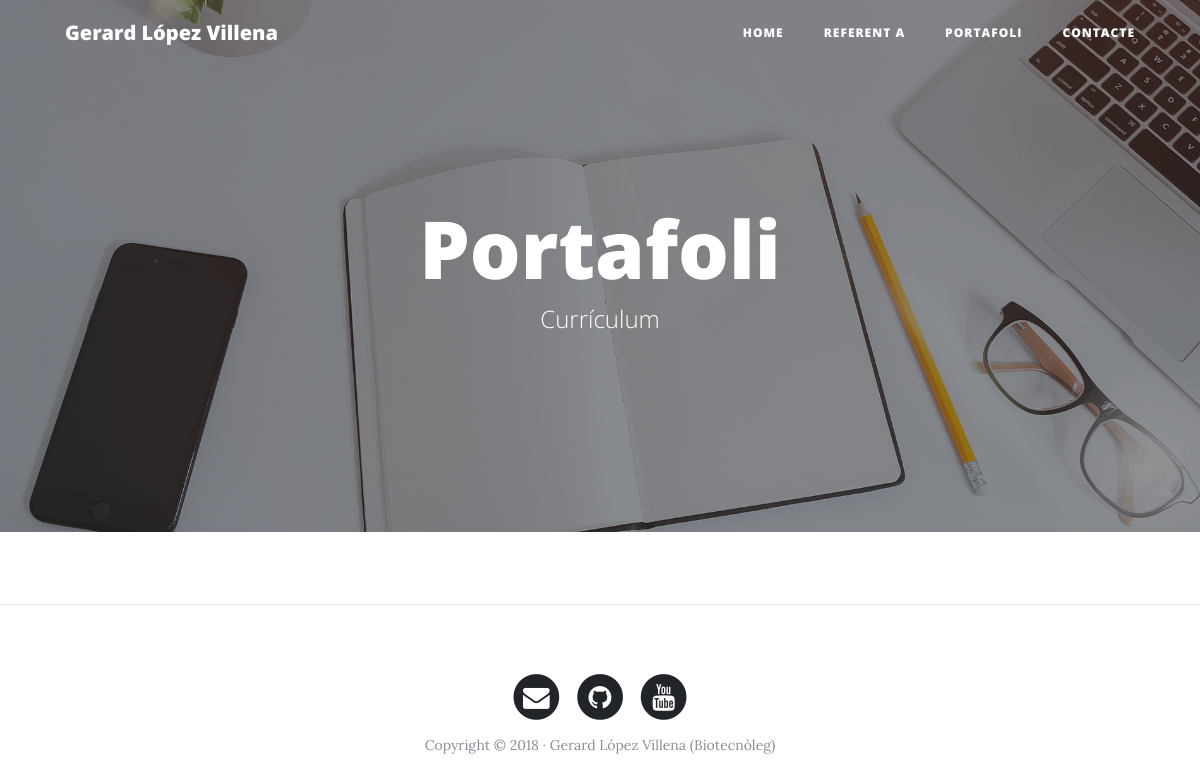
Page /portfolio/ on the earlier database version.
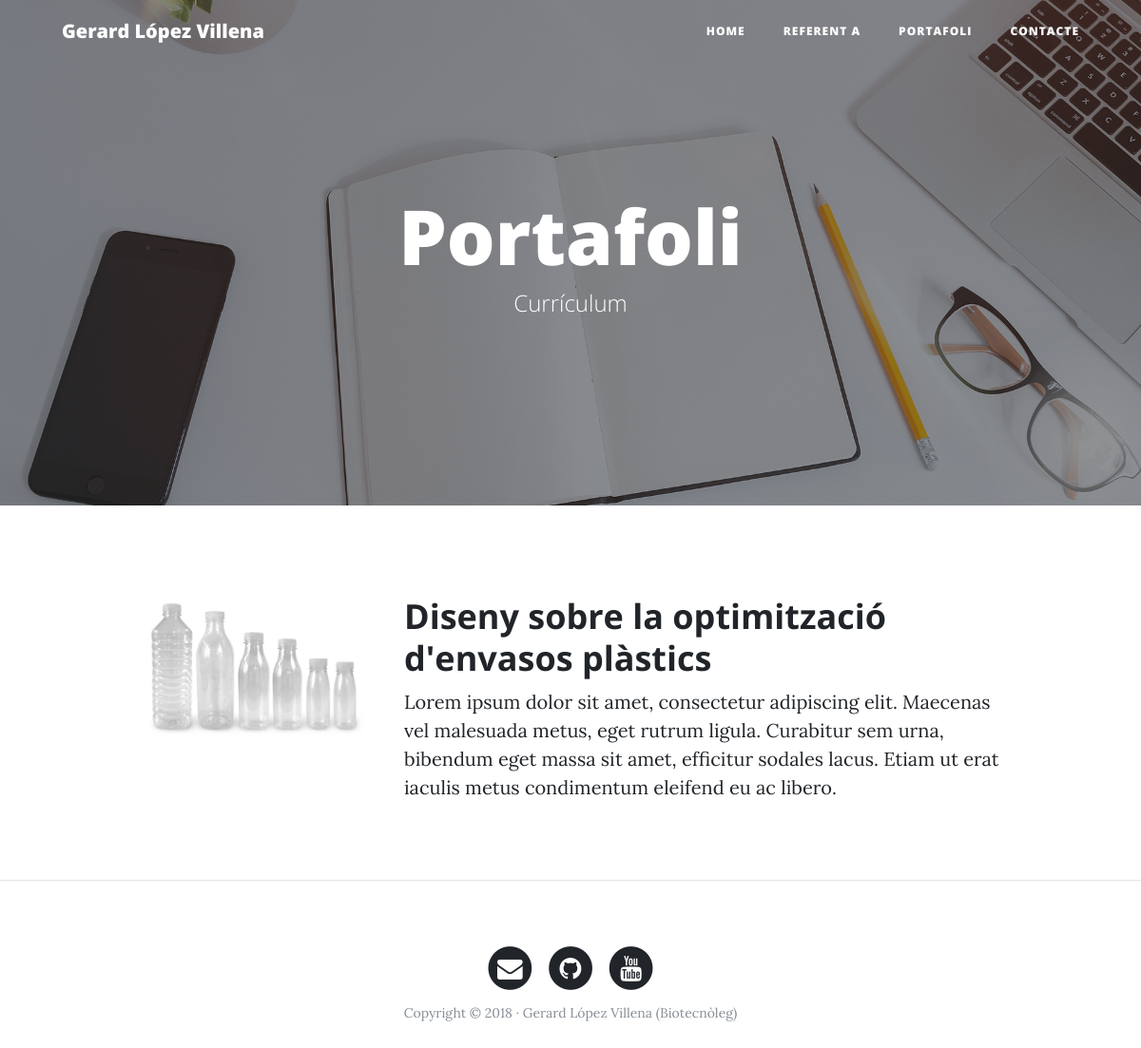
Same page on the later database version.
### portfolio/models.py (models this page shows, shortened)
class Project(models.Model):
    title=models.CharField(max_length=200,verbose_name="Títol")
    description=models.TextField(verbose_name="Descripció")
    image=models.ImageField(verbose_name="Imatge",upload_to="projects")
    link=models.URLField(verbose_name="Direcció Web",null=True,blank=True)
    created=models.DateTimeField(auto_now_add=True,verbose_name="Data de Creació") #al atribut es guarda la data de creacio del objecte de manera automatica
    updated=models.DateTimeField(auto_now=True,verbose_name="Data d'Edició") #al atribut es guarda la data de la ultima modificacio del object
    class Meta:
        verbose_name="projecte"
        verbose_name_plural="projectes" #si no especifiquem aquesta variable, per defecte afegeix una S al nom definit (per defecte o al verbose_name)
        ordering=["-created"] # posem un guio - per indicar que el ordre ha de ser a la inversa, en aquest cas no volem que sigui del registre mes antic al mes nou sino al contrari, del mes nou al mes antic

### portfolio/views.py (the view)
# urls.py: path('portfolio/', portfolio_views.portfolio, name='portfolio'),
def portfolio(request):
    projects=Project.objects.all()
    return(render(request,"portfolio/portfolio.html",{'projects':projects}))

### portfolio/templates/portfolio/portfolio.html (shortened to what this page needs)
{% extends 'core/base.html' %}
{% block background %}{% load static %}{% static 'core/img/portfolio-bg.jpg' %}{% endblock %}
{% block headers %}
<h1>Portafoli</h1>
<span class="subheading">Currículum</span>
{% endblock %}
{% block content %}
    {% for project in projects %}
        <div class="row project">
            <div class="col-lg-3 col-md-4 offset-lg-1">
                <img class="img-fluid" src="{{project.image.url}}" alt="">
            </div>
            <div class="col-lg-7 col-md-8">
                <h2 class="section-heading title">{{project.title}}</h2>
                <p>{{project.description}}</p>
            </div>
        </div>
    {% endfor %}
{% endblock %}

Differences in the rows shown:
added Project: image (picture), title "Diseny sobre la optimització d'envasos plàstics", description "Lorem ipsum dolor sit amet, consectetur adipiscing elit. Maecenas vel malesuada metus, eget rutrum ligula. Curabitur sem urna, bibendum eget massa sit amet, efficitur sodales lacus. Etiam ut erat iaculis metus condimentum eleifend eu ac libero."
